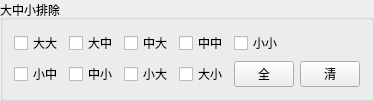
            <widget class="QGroupBox" name="groupBox_6">
             <property name="title">
              <string>大中小排除</string>
             </property>
             <layout class="QVBoxLayout" name="verticalLayout_9">
              <item>
               <layout class="QVBoxLayout" name="verticalLayout_10">
                <item>
                 <layout class="QHBoxLayout" name="horizontalLayout_12">
                  <item>
                   <widget class="QCheckBox" name="checkBox_72">
                    <property name="text">
                     <string>大大</string>
                    </property>
                   </widget>
                  </item>
                  <item>
                   <widget class="QCheckBox" name="checkBox_73">
                    <property name="text">
                     <string>大中</string>
                    </property>
                   </widget>
                  </item>
                  <item>
                   <widget class="QCheckBox" name="checkBox_74">
                    <property name="text">
                     <string>中大</string>
                    </property>
                   </widget>
                  </item>
                  <item>
                   <widget class="QCheckBox" name="checkBox_108">
                    <property name="text">
                     <string>中中</string>
                    </property>
                   </widget>
                  </item>
                  <item>
                   <widget class="QCheckBox" name="checkBox_75">
                    <property name="text">
                     <string>小小</string>
                    </property>
                   </widget>
                  </item>
                  <item>
                   <spacer name="horizontalSpacer">
                    <property name="orientation">
                     <enum>Qt::Horizontal</enum>
                    </property>
                    <property name="sizeHint" stdset="0">
                     <size>
                      <width>40</width>
                      <height>20</height>
                     </size>
                    </property>
                   </spacer>
                  </item>
                 </layout>
                </item>
                <item>
                 <layout class="QHBoxLayout" name="horizontalLayout_14">
                  <item>
                   <widget class="QCheckBox" name="checkBox_86">
                    <property name="text">
                     <string>小中</string>
                    </property>
                   </widget>
                  </item>
                  <item>
                   <widget class="QCheckBox" name="checkBox_87">
                    <property name="text">
                     <string>中小</string>
                    </property>
                   </widget>
                  </item>
                  <item>
                   <widget class="QCheckBox" name="checkBox_88">
                    <property name="text">
                     <string>小大</string>
                    </property>
                   </widget>
                  </item>
                  <item>
                   <widget class="QCheckBox" name="checkBox_89">
                    <property name="text">
                     <string>大小</string>
                    </property>
                   </widget>
                  </item>
                  <item>
                   <widget class="QPushButton" name="pushButton_15">
                    <property name="minimumSize">
                     <size>
                      <width>30</width>
                      <height>0</height>
                     </size>
                    </property>
                    <property name="maximumSize">
                     <size>
                      <width>60</width>
                      <height>16777215</height>
                     </size>
                    </property>
                    <property name="text">
                     <string>全</string>
                    </property>
                   </widget>
                  </item>
                  <item>
                   <widget class="QPushButton" name="pushButton_16">
                    <property name="minimumSize">
                     <size>
                      <width>30</width>
                      <height>0</height>
                     </size>
                    </property>
                    <property name="maximumSize">
                     <size>
                      <width>60</width>
                      <height>16777215</height>
                     </size>
                    </property>
                    <property name="text">
                     <string>清</string>
                    </property>
                   </widget>
                  </item>
                 </layout>
                </item>
               </layout>
              </item>
             </layout>
            </widget>
